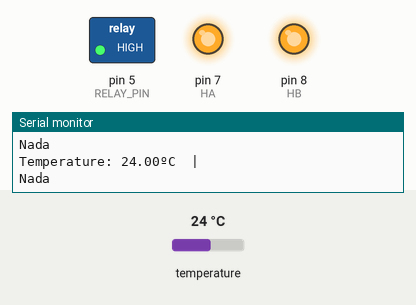
Simulated run of this sketch. Board: Arduino Uno, built with avr-gcc and run on an emulated ATmega328P. On the bench: switched loads named in the sketch (green lamp = pin HIGH), output pins drawn as LEDs (lit = HIGH), the last lines printed to the serial monitor. The inputs (shaded band) are chosen by the test bench; at power-on: temperature 24 °C.

Above: at 5.3 s.
5.4 s: temperature set to 24.6 °C
10.2 s: temperature set to 25.5 °C
At 13.0 s:
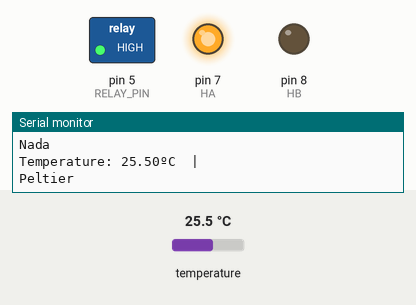
15.0 s: temperature set to 27.4 °C
19.8 s: temperature set to 28.6 °C
At 23.8 s:
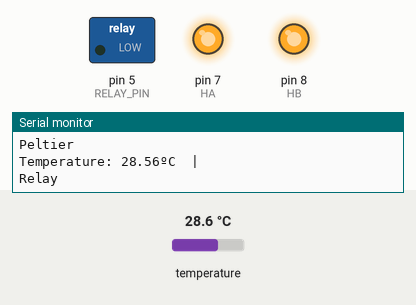
24.8 s: temperature set to 12 °C
At 27.8 s:
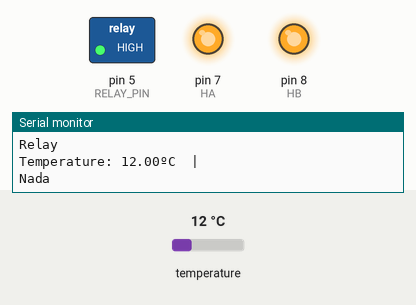
29.6 s: temperature set to 28 °C
At 31.8 s:
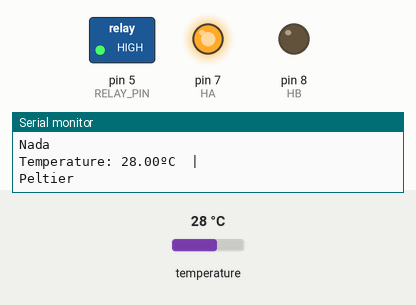
Timing chart, 0 to 33.3 s (numbered marks = the images above; inputs shaded):
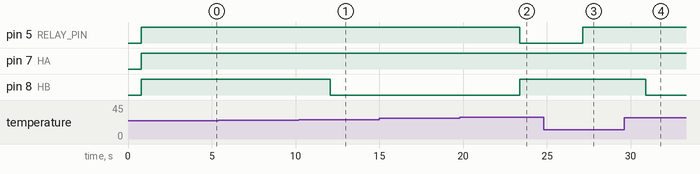

The sketch:

main.ino
```cpp
#include <OneWire.h>
#include <DallasTemperature.h>

// Data wire is plugged into digital pin 2 on the Arduino
#define ONE_WIRE_BUS 2

// Setup a oneWire instance to communicate with any OneWire device
OneWire oneWire(ONE_WIRE_BUS);

// Pass oneWire reference to DallasTemperature library
DallasTemperature sensors(&oneWire);

double Temp;
int RELAY_PIN = 5;
int HA = 7;
int HB = 8;

void setup(void)
{
  sensors.begin();  // Start up the library
  Serial.begin(9600);
  pinMode(RELAY_PIN, OUTPUT);
  pinMode(HA, OUTPUT);
  pinMode(HB, OUTPUT);
}

void loop(void)
{
  // Send the command to get temperatures
  sensors.requestTemperatures();

  Temp = sensors.getTempCByIndex(0);

  //print the temperature in Celsius
  Serial.print("Temperature: ");
  Serial.print(Temp);
  Serial.print("º");//shows degrees character
  Serial.print("C  |  ");
  Serial.print("\n");

  digitalWrite(HA, HIGH);

  if (Temp > 0) {

    if (Temp > 25 and Temp <= 28) {
      digitalWrite(RELAY_PIN, HIGH);
      digitalWrite(HB, LOW);
      Serial.print("Peltier \n");
    } else if (Temp > 28) {
      digitalWrite(RELAY_PIN, LOW);
      digitalWrite(HB, HIGH);
      Serial.print("Relay \n");
    } else {
      digitalWrite(RELAY_PIN, HIGH);
      digitalWrite(HB, HIGH);
      Serial.print("Nada \n");
    }

  }

  delay(3000);
}
```

Measured:
- the behaviour switches between 25 and 25.1 °C on temperature (found by bisection; images 0 and 1)
- the behaviour switches between 28 and 28.1 °C on temperature (found by bisection; images 1 and 2)
- after the input at 10.2 s, pin 8 (HB): HIGH → LOW after 1.9 s
- after the input at 19.8 s, pin 5 (RELAY_PIN): HIGH → LOW after 3.6 s; pin 8 (HB): LOW → HIGH after 3.6 s
- after the input at 24.8 s, pin 5 (RELAY_PIN): LOW → HIGH after 2.3 s
- after the input at 29.6 s, pin 8 (HB): HIGH → LOW after 1.3 s
